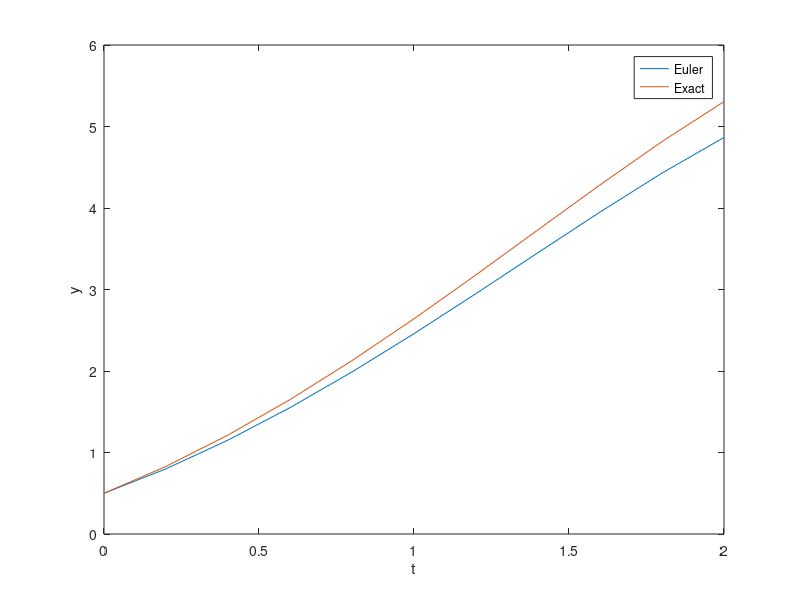

Write MATLAB code to recreate this figure.
%Functions
% Function
dydt=@(t,y) y-t^2+1;
f=@(t) (1+t)^2-0.5*exp(t) ;
%initialization
ti=0;tf=2;h=0.2;
n=round((tf-ti)/h);
t=0;y=0.5;
fprintf('t \t\t y \t\t f(t) \n');
fprintf('%f \t %f \t %f \n',t,y,f(t));
t_plot=[];y_euler=[];y_exact=[];
%Euler method
for i=1:n
    t_plot=[t_plot,t];
    y_euler=[y_euler,y];
    y_exact=[y_exact,f(t)];
    y=y+h*dydt(t,y);
    t=t+h;
    fprintf('%f \t %f \t %f \n',t,y,f(t));
end
 t_plot=[t_plot,t];
    y_euler=[y_euler,y];
    y_exact=[y_exact,f(t)];
    plot(t_plot,y_euler,t_plot,y_exact)
     legend('Euler','Exact');
     xlabel('t');ylabel('y');


